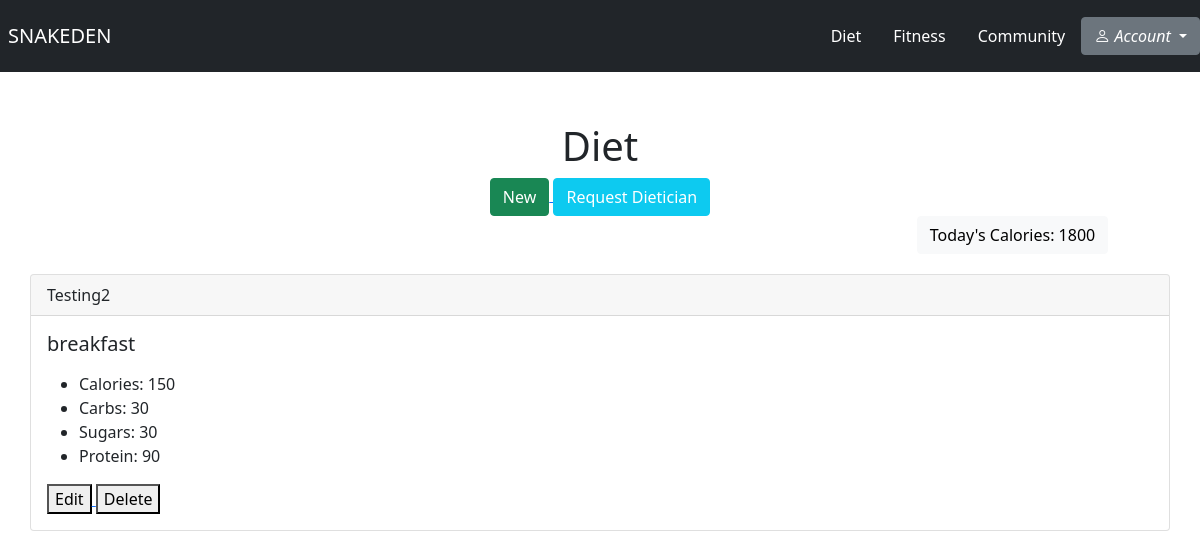
The page /diet/ on the database its author committed.
### diet/models.py (models this page shows)
class Meal(models.Model):
    MEAL_TYPES = [
        ('breakfast', 'Breakfast'),
        ('lunch', 'Lunch'),
        ('dinner', 'Dinner'),
        ('snack', 'Snack'),
    ]
    meal_name = models.CharField(max_length=100)
    meal_type = models.CharField(max_length=50, choices=MEAL_TYPES)
    calories = models.IntegerField()
    carbs = models.IntegerField()
    sugars = models.IntegerField()
    protein = models.IntegerField()
    user = models.ForeignKey(User, on_delete=models.CASCADE)

### diet/views.py (the view)
# urls.py: path('', views.diet_home, name="diet_home"),
def diet_home(request):
    meal = Meal.objects.all()
    return render(request, 'diet/diet_home.html', {'meal': meal})

### diet/templates/diet/diet_home.html
{% extends 'base.html' %}
{% block body %}
    <h1 style="text-align: center; margin-top: 50px">Diet</h1>
    <div class="container p-0">
        <div class="row pb-1">
            <div class="col-md-12 text-center h6">
                <a href="{% url 'meal_form' %}">
                    <button class="btn btn-success" type="submit" style="margin-left: 0">New</button>
                </a>
                <a href="{% url 'request_dietician' %}">
                    <button class="btn btn-info" type="submit" style="color: white">Request Dietician</button>
                </a>
                <h6 class="btn btn-light" style="margin-left: 825px">Today's Calories: 1800</h6>
            </div>
        </div>
        {% for meal in meal %}
            <div class="card">
              <div class="card-header">
                {{ meal.meal_name }}
              </div>
              <div class="card-body">
                <h5 class="card-title">{{ meal.meal_type }}</h5>
                <p class="card-text">
                  <ul>
                    <li>Calories: {{ meal.calories }}</li>
                    <li>Carbs: {{ meal.carbs }}</li>
                    <li>Sugars: {{ meal.sugars }}</li>
                    <li>Protein: {{ meal.protein }}</li>
                  </ul>
                </p>
                  <a href="{% url 'edit_meal' meal.id %}">
                      <button>Edit</button>
                  </a>
                  <a href="{% url 'delete_meal' meal.id %}">
                      <button>Delete</button>
                  </a>
              </div>
            </div>
        <br><br>
    {% endfor %}
</div>
{% endblock %}

### rows shown on the page
Meal: meal_name "Testing2", meal_type "breakfast", calories "150", carbs "30", sugars "30", protein "90"
